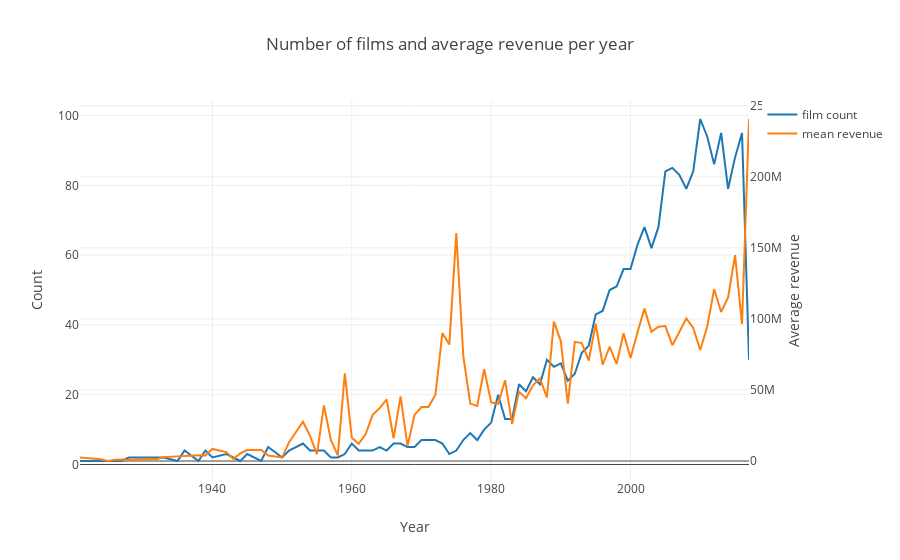

Notebook code for this chart:
### Code cell
d1 = train_df['release_date_year'].value_counts().sort_index()
d2 = train_df.groupby(['release_date_year'])['revenue'].mean()
data = [go.Scatter(x=d1.index, y=d1.values, name='film count'), go.Scatter(x=d2.index, y=d2.values, name='mean revenue', yaxis='y2')]
layout = go.Layout(dict(title = "Number of films and average revenue per year",
                  xaxis = dict(title = 'Year'),
                  yaxis = dict(title = 'Count'),
                  yaxis2=dict(title='Average revenue', overlaying='y', side='right')
                  ),legend=dict(
                orientation="v"))
py.iplot(dict(data=data, layout=layout))
